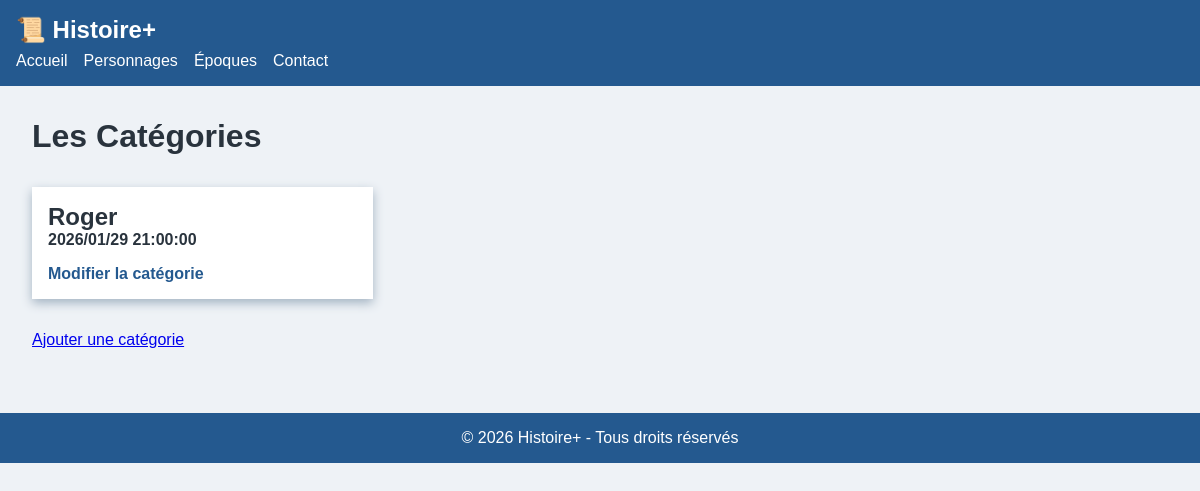
The page /reservation/index.php on the database as committed earlier.
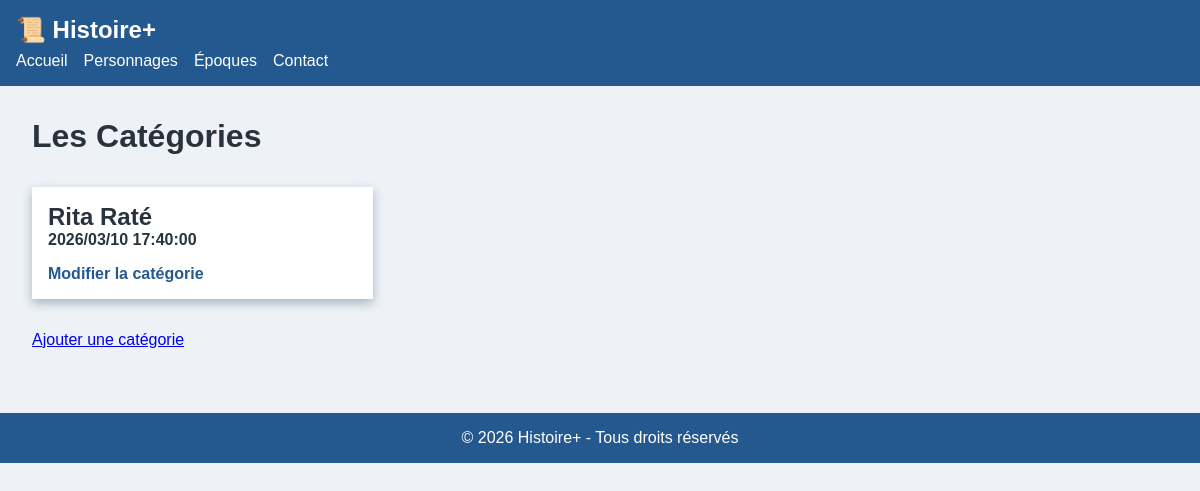
The same page on the database as committed later.
### tables this page shows
CREATE TABLE "reservation" (
	"id"	INTEGER,
	"nom"	TEXT,
	"nbPersonnes"	INTEGER,
	"dateReservation"	TEXT,
	"email"	TEXT,
	"cellulaire"	TEXT,
	"choixIntExt"	INTEGER,
	"created_at"	TEXT DEFAULT current_timestamp,
	"updated_at"	TEXT DEFAULT current_timestamp,
	PRIMARY KEY("id")
);

### public/reservation/index.php (the view, shortened to what this page needs)
<?php
$bd = "../../database/db.sqlite";
$pdo = new PDO("sqlite:" . $bd);
$stmt = $pdo->prepare("SELECT * FROM reservation");
$stmt->execute();
$reservation = '';
$reservation .= '<div class="cards">';
while ($enr = $stmt->fetch()) {
    $date = date_create($enr['dateReservation']);
    $reservation .= '<article class="card">';
    $reservation .= '<h2>' . $enr['nom'] . '</h2>';
    $reservation .= '<h4>' . date_format($date, "Y/m/d H:i:s") . '</h4>';
    $reservation .= '<a href="modifier.php?id=' . $enr['id'] . '">Modifier la catégorie</a>';
    $reservation .= '</article>';
}
$reservation .= '</div>';
$ajout = '';
$ajout .= '<a href="ajout.php">Ajouter une catégorie</a>';
?>
<!DOCTYPE html>
<html lang="fr">
<head>
    <link rel="stylesheet" href="../css/styles.css">
</head>
<body>
    <header>
        <div class="logo">📜 Histoire+</div>
        <nav>
            <ul>
                <li><a href="../index.php">Accueil</a></li>
                <li><a href="#">Personnages</a></li>
                <li><a href="#">Époques</a></li>
                <li><a href="#">Contact</a></li>
            </ul>
        </nav>
    </header>
    <main class="home">
        <h1>Les Catégories</h1>
        <?php echo $reservation; ?>
        <?php echo $ajout; ?>
    </main>
    <footer>
        <p>© 2026 Histoire+ - Tous droits réservés</p>
    </footer>
</body>
</html>

### public/css/styles.css (style rules this page uses)
:root { --couleur-primaire: hsl(210, 60%, 35%); --couleur-secondaire: hsl(45, 80%, 50%); --couleur-fond: hsl(210, 30%, 95%); --couleur-texte: hsl(210, 20%, 20%); --ombre: 0 4px 10px hsl(210, 20%, 70%); }
* { margin: 0; padding: 0; box-sizing: border-box; }
body { font-family: Arial, sans-serif; background: var(--couleur-fond); color: var(--couleur-texte); }
main { display: flex; padding: 2rem; gap: 2rem; }
.home { flex-direction: column; }
footer { text-align: center; padding: 1rem; background: var(--couleur-primaire); color: white; margin-top: 2rem; }

Rows that differ between the two databases and show on the page:
removed reservation: nom "Roger", dateReservation "2026/01/29 21:00:00"
added reservation: nom "Rita Raté", dateReservation "2026/03/10 17:40:00"
